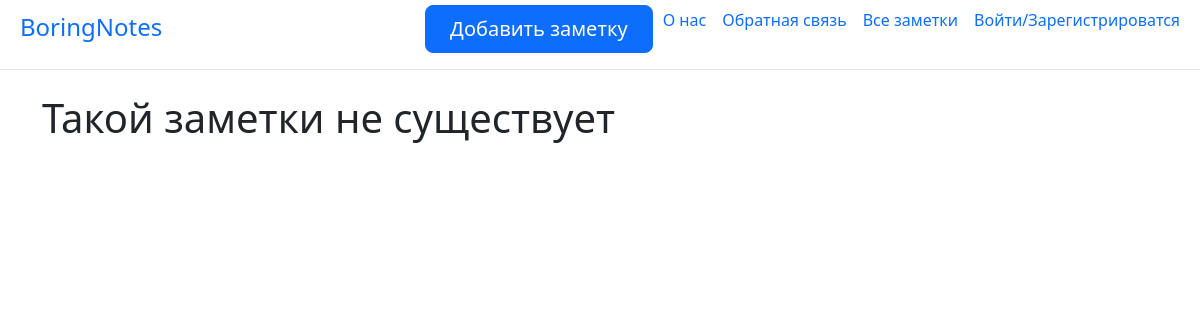
The app's page /note/1/, older data.
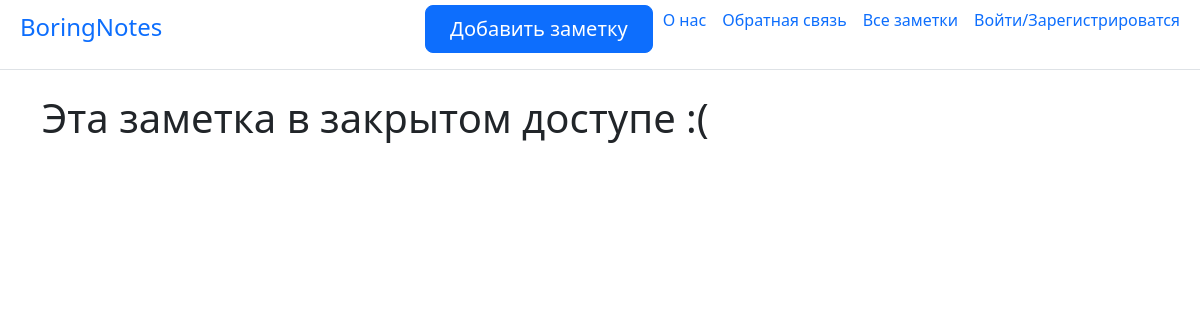
The same page, newer data.
### notes/models.py (models this page shows, shortened)
class Notes(models.Model):
    title = models.CharField(max_length=200)
    text = models.TextField(blank=True)
    time_create = models.DateTimeField(auto_now_add=True)
    time_update = models.DateTimeField(auto_now=True)
    is_published = models.BooleanField(default=False)
    author = models.ForeignKey(User, on_delete=models.CASCADE, related_name='notes_notes', null=True)
    class Meta:
        ordering = ['-pk']
        verbose_name = 'Заметка'
        verbose_name_plural = 'Заметки'

### notes/views.py (the view)
# urls.py: path('note/<int:note_id>/', NotesViewNote.as_view(), name='view_note'),
class NotesViewNote(ListView):
    model = Notes
    template_name = 'notes/view_note.html'
    context_object_name = 'notes'
    def get_context_data(self, *, object_list=None, **kwargs):
        context = super().get_context_data(**kwargs)
        context['title'] = 'BoringNotes - Заметка'
        return context
    def get_queryset(self):
        return Notes.objects.filter(pk=self.kwargs['note_id'])

### notes/templates/notes/view_note.html
{% extends 'notes/base.html' %}
{% block main %}
<div class="container">
    {% if notes %}
    {% for note in notes %}
    {% if note.is_published or note.author == request.user %}
    <div class="col card shadow-sm card-body bn-mb">
        <h4 class="card-text">{{ note.title }}</h4> <br>
        <h6 class="card-text">{{ note.text|linebreaks }}</h6>
        <small class="text-body-secondary">Автор: <a href="{% url 'user' note.author %}">{{ note.author }}</a><br> дата публикации: {{ note.time_create }} <br>
        дата обновления: {{ note.time_update }}</small> <br>
    </div>
    {% else %}
    <h1>Эта заметка в закрытом доступе :(</h1>
    {% endif %}
    {% endfor %}
    {% else %}
    <h1>Такой заметки не существует</h1>
    {% endif %}
</div>
{% endblock %}

### notes/templates/notes/base.html (shortened to what this page needs)
{% load static %}
<!DOCTYPE html>
<html lang="ru">
<head>
    <link rel="stylesheet" href="https://cdn.jsdelivr.net/npm/bootstrap@5.2.3/dist/css/bootstrap.min.css">
    <link rel="stylesheet" href="{% static 'notes/css/styles.css' %}">
</head>
<body>
    <header>
    <div class="d-flex flex-column flex-md-row align-items-center pb-3 mb-4 border-bottom">
      <a href="{% url 'home' %}" class="d-flex align-items-center link-body-emphasis text-decoration-none">
          <span class="fs-4 bn-text-logo">BoringNotes</span>
      </a>
        <nav class="d-inline-flex mt-2 mt-md-0 ms-md-auto bn-last-m">
            <a href="{% url 'add_note' %}" class="bn-b-l"><button type="button" class="btn btn-primary btn-lg px-4 gap-3">Добавить заметку</button></a>
          <a class="me-3 py-2 link-body-emphasis text-decoration-none" href="{% url 'about' %}">О нас</a>
          <a class="me-3 py-2 link-body-emphasis text-decoration-none" href="{% url 'contact' %}">Обратная связь</a>
          <a class="me-3 py-2 link-body-emphasis text-decoration-none" href="{% url 'all_notes' %}">Все заметки</a>
            {% if request.user.is_authenticated %}
                <a class="py-2 link-body-emphasis text-decoration-none" href="{% url 'account' %}">@{{ request.user.username }}</a>
            {% else %}
                <a class="py-2 link-body-emphasis text-decoration-none" href="{% url 'log_in' %}">Войти/Зарегистрироватся</a>
            {% endif %}
        </nav>
      </div>
    </header>
    <main>
        {% block main %}
        {% endblock %}
    </main>
</body>
</html>

### notes/static/notes/css/styles.css (style rules this page uses)
.bn-text-logo { margin-left: 20px; }
.bn-last-m { margin-right: 20px; }
.bn-b-l { margin-right: 10px; margin-top: 5px; }

Row changes from the older to the newer data that the page shows:
added Notes: is_published "Эта заметка в закрытом доступе :("
Text that changed along with them:
text no longer shown: "Такой заметки не существует"
